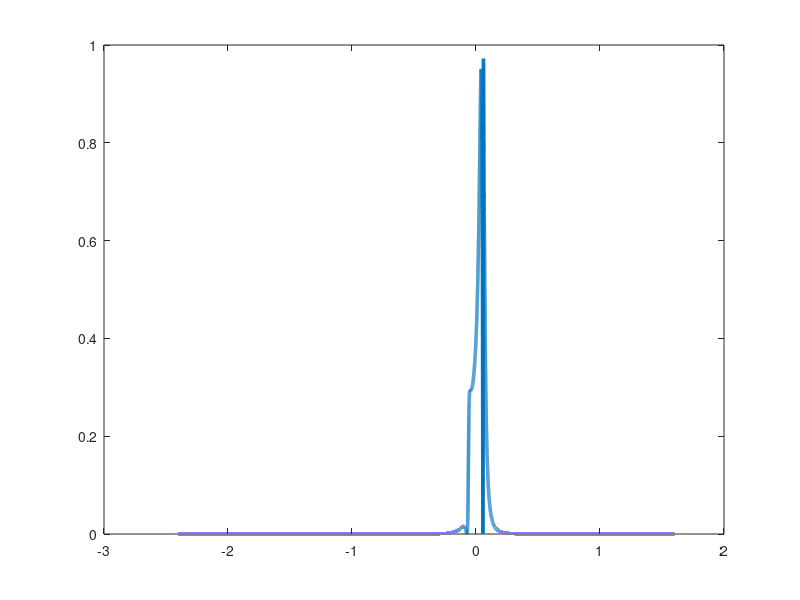

This chart was generated by the following MATLAB code:
clc;
clear;
gamma=0.05;
epsilon=0.4;
t=0.8*gamma;
phi=2.83*pi;
w=linspace(-2,2,100000);
for j=1:1:length(w)
    num(j)=4.*gamma.^2.*t.^2.*((epsilon+(-1).*w(j)+t).*((-1).*epsilon+w(j)+t) ...
         .*cos((1/4).*phi)+t.*((epsilon+(-1).*w(j)).*cos((1/2).*phi)+(-1).* ...
         t.*cos((3/4).*phi))).^2;
          deno(j)=(1/16).*((gamma.^2+4.*(epsilon+(-1).*w(j)).^2).*(9.*gamma.^2+4.*( ...
  epsilon+(-1).*w(j)).^2).*(epsilon+(-1).*w(j)).^4+(-4).*(gamma.^4+ ...
  28.*gamma.^2.*(epsilon+(-1).*w(j)).^2+32.*(epsilon+(-1).*w(j)).^4) ...
  .*(epsilon+(-1).*w(j)).^2.*t.^2+2.*(3.*gamma.^4+56.*gamma.^2.*( ...
  epsilon+(-1).*w(j)).^2+160.*(epsilon+(-1).*w(j)).^4).*t.^4+32.*( ...
  3.*gamma.^2+(-8).*(epsilon+(-1).*w(j)).^2).*t.^6+96.*t.^8+(-8).* ...
  gamma.^2.*(epsilon+(-1).*w(j)).*t.*(3.*(gamma.^2+4.*(epsilon+(-1) ...
  .*w(j)).^2).*(epsilon+(-1).*w(j)).^2+(-1).*(gamma.^2+24.*(epsilon+ ...
  (-1).*w(j)).^2).*t.^2+24.*t.^4).*cos((1/4).*phi)+2.*t.^2.*((-2).* ...
  gamma.^2.*((-1).*(5.*gamma.^2+36.*(epsilon+(-1).*w(j)).^2).*( ...
  epsilon+(-1).*w(j)).^2+2.*(gamma.^2+24.*(epsilon+(-1).*w(j)).^2).* ...
  t.^2+12.*t.^4).*cos((1/2).*phi)+(-4).*gamma.^2.*(epsilon+(-1).*w( ...
  j)).*t.*(gamma.^2+24.*(epsilon+(-1).*w(j)).^2+(-36).*t.^2).*cos(( ...
  3/4).*phi)+t.^2.*(gamma.^4+72.*gamma.^2.*(epsilon+(-1).*w(j)).^2+( ...
  -32).*(epsilon+(-1).*w(j)).^4+(-16).*(3.*gamma.^2+(-8).*(epsilon+( ...
  -1).*w(j)).^2).*t.^2+(-64).*t.^4).*cos(phi)+48.*gamma.^2.*((-1).* ...
  epsilon+w(j)).*t.^3.*cos((5/4).*phi)+24.*gamma.^2.*t.^4.*cos((3/2) ...
  .*phi)+16.*t.^6.*cos(2.*phi)));
    T(j)=num(j)./deno(j);
end
plot(w-epsilon,T,'LineWidth',2.5)
